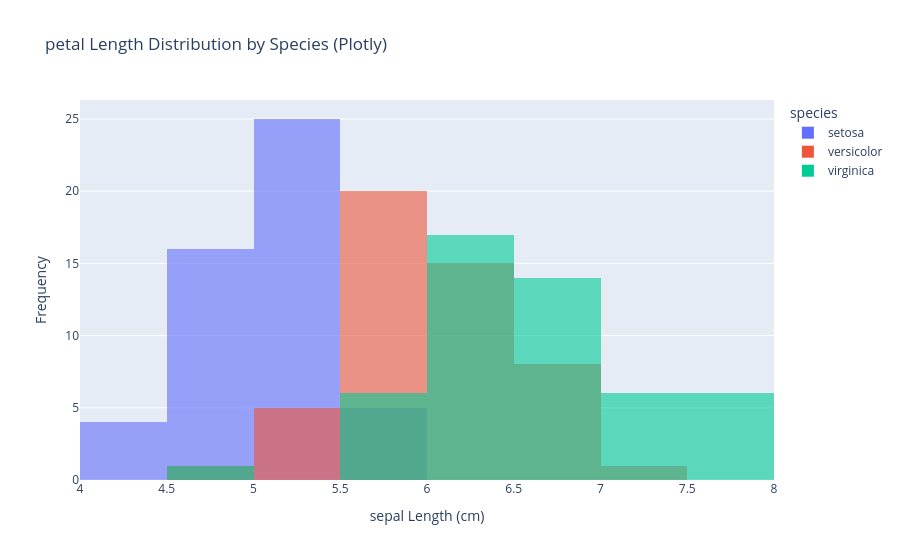

The notebook cell this image was saved under:
### Code cell
# Interactive overlapping histograms (Plotly)
fig = pxx.histogram(iris, x='sepal_length', color='species',
                   nbins=15, barmode='overlay', opacity=0.6,
                   title='petal Length Distribution by Species (Plotly)',
                   labels={'sepal_length': 'sepal Length (cm)'})

fig.update_layout(xaxis_title='sepal Length (cm)',
                  yaxis_title='Frequency')

fig.show()

### Figure 1 — Plotly figure (JSON) as saved in the notebook; plotly's stock layout.template omitted (floating-point values rounded to 4 significant figures)
{"data": [{"bingroup": "x", "hovertemplate": "species=setosa<br>sepal Length (cm)=%{x}<br>count=%{y}<extra></extra>", "legendgroup": "setosa", "marker": {"color": "#636efa", "opacity": 0.6, "pattern": {"shape": ""}}, "name": "setosa", "nbinsx": 15, "orientation": "v", "showlegend": true, "type": "histogram", "x": [5.1, 4.9, 4.7, 4.6, 5.0, 5.4, 4.6, 5.0, 4.4, 4.9, 5.4, 4.8, 4.8, 4.3, 5.8, 5.7, 5.4, 5.1, 5.7, 5.1, 5.4, 5.1, 4.6, 5.1, 4.8, 5.0, 5.0, 5.2, 5.2, 4.7, 4.8, 5.4, 5.2, 5.5, 4.9, 5.0, 5.5, 4.9, 4.4, 5.1, 5.0, 4.5, 4.4, 5.0, 5.1, 4.8, 5.1, 4.6, 5.3, 5.0], "xaxis": "x", "yaxis": "y"}, {"bingroup": "x", "hovertemplate": "species=versicolor<br>sepal Length (cm)=%{x}<br>count=%{y}<extra></extra>", "legendgroup": "versicolor", "marker": {"color": "#EF553B", "opacity": 0.6, "pattern": {"shape": ""}}, "name": "versicolor", "nbinsx": 15, "orientation": "v", "showlegend": true, "type": "histogram", "x": [7.0, 6.4, 6.9, 5.5, 6.5, 5.7, 6.3, 4.9, 6.6, 5.2, 5.0, 5.9, 6.0, 6.1, 5.6, 6.7, 5.6, 5.8, 6.2, 5.6, 5.9, 6.1, 6.3, 6.1, 6.4, 6.6, 6.8, 6.7, 6.0, 5.7, 5.5, 5.5, 5.8, 6.0, 5.4, 6.0, 6.7, 6.3, 5.6, 5.5, 5.5, 6.1, 5.8, 5.0, 5.6, 5.7, 5.7, 6.2, 5.1, 5.7], "xaxis": "x", "yaxis": "y"}, {"bingroup": "x", "hovertemplate": "species=virginica<br>sepal Length (cm)=%{x}<br>count=%{y}<extra></extra>", "legendgroup": "virginica", "marker": {"color": "#00cc96", "opacity": 0.6, "pattern": {"shape": ""}}, "name": "virginica", "nbinsx": 15, "orientation": "v", "showlegend": true, "type": "histogram", "x": [6.3, 5.8, 7.1, 6.3, 6.5, 7.6, 4.9, 7.3, 6.7, 7.2, 6.5, 6.4, 6.8, 5.7, 5.8, 6.4, 6.5, 7.7, 7.7, 6.0, 6.9, 5.6, 7.7, 6.3, 6.7, 7.2, 6.2, 6.1, 6.4, 7.2, 7.4, 7.9, 6.4, 6.3, 6.1, 7.7, 6.3, 6.4, 6.0, 6.9, 6.7, 6.9, 5.8, 6.8, 6.7, 6.7, 6.3, 6.5, 6.2, 5.9], "xaxis": "x", "yaxis": "y"}], "layout": {"barmode": "overlay", "legend": {"title": {"text": "species"}, "tracegroupgap": 0}, "title": {"text": "petal Length Distribution by Species (Plotly)"}, "xaxis": {"anchor": "y", "domain": [0, 1], "title": {"text": "sepal Length (cm)"}}, "yaxis": {"anchor": "x", "domain": [0, 1], "title": {"text": "Frequency"}}}}
